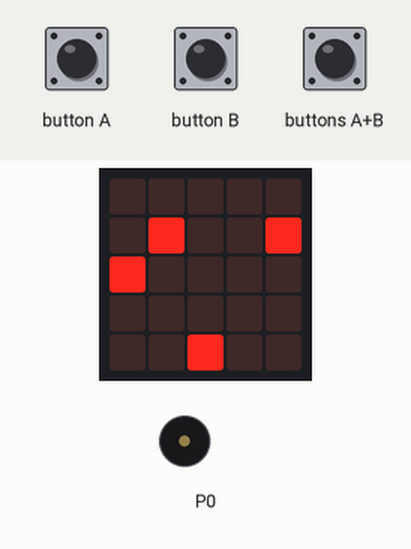
Simulated run of this program. Board: BBC micro:bit (MakeCode). Shown: the board's 5×5 LED display, buzzer (waves = sounding). Inputs (shaded band) come from the test bench. Random numbers come from a fixed seed.

Above: at 4.9 s.
5.0 s: button A pressed for 0.15 s
At 6.1 s:
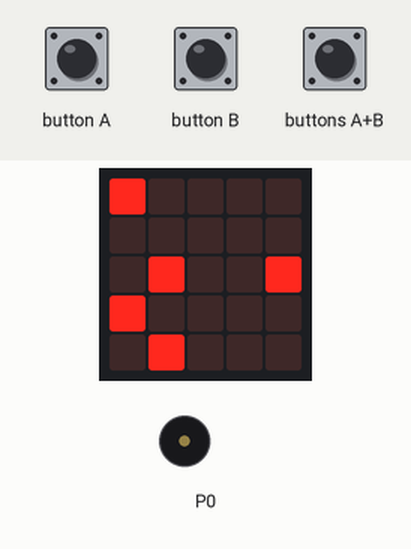
8.1 s: buttons A+B pressed for 0.15 s
At 8.45 s:
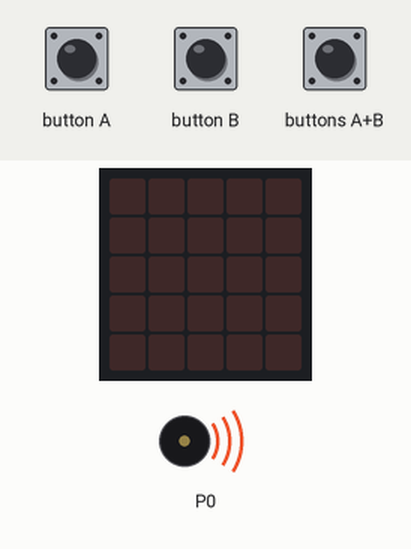
8.8 s: button B pressed for 0.15 s
At 9.3 s:
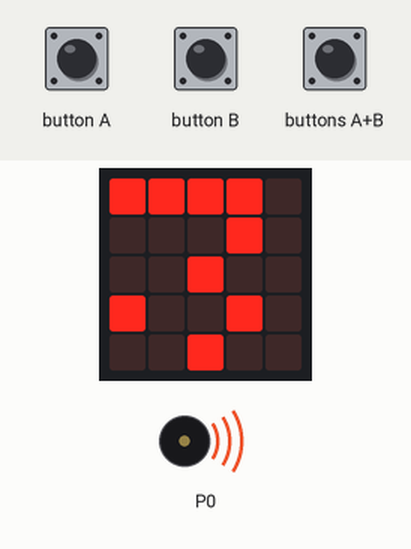
9.5 s: buttons A+B pressed for 1 s
At 12.4 s:
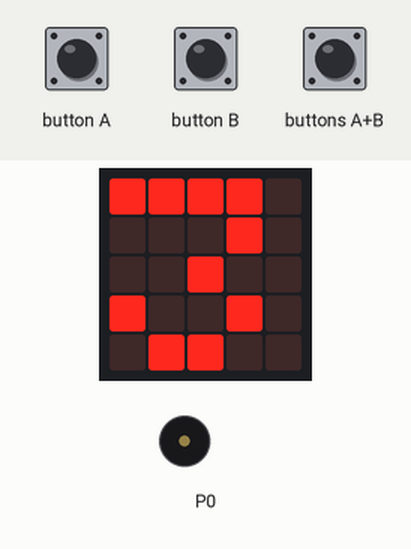
13.5 s: button B pressed for 0.15 s
14.2 s: button A pressed for 0.15 s
At 16.3 s:
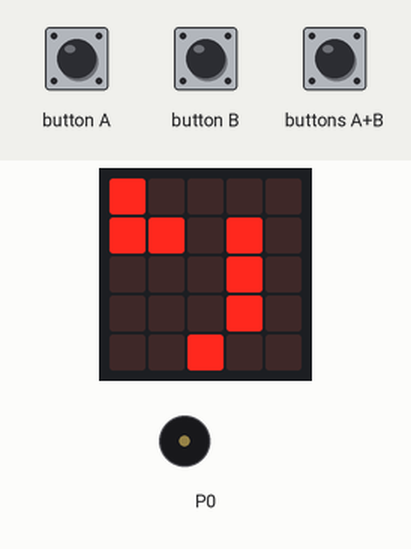
Timing chart, 0 to 17.8 s (numbered marks = the images above; inputs shaded):
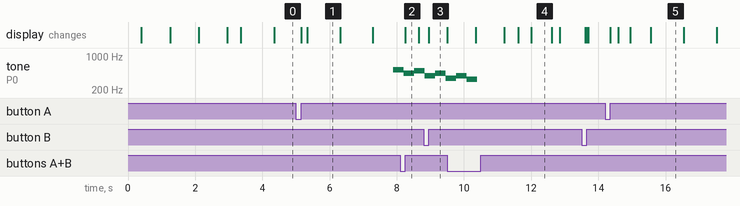

The program:

main.ts
```typescript
input.onButtonPressed(Button.A, function () {
    if (naveI > 0) {
        led.unplot(naveI, 4)
        naveI = naveI - 1
        led.plot(naveI, 4)
    } else {
        led.unplot(naveI, 4)
        naveI = 4
        led.plot(naveI, 4)
    }
})
input.onButtonPressed(Button.AB, function () {
    reiniciar()
})
input.onButtonPressed(Button.B, function () {
    if (naveI < 4) {
        led.unplot(naveI, 4)
        naveI = naveI + 1
        led.plot(naveI, 4)
    } else {
        led.unplot(naveI, 4)
        naveI = 0
        led.plot(naveI, 4)
    }
})
function reiniciar () {
    basic.showLeds(`
        . . . . .
        . . . . .
        . . . . .
        . . . . .
        . . . . .
        `)
    basic.showNumber(3)
    basic.pause(100)
    basic.showNumber(2)
    basic.pause(100)
    basic.showNumber(1)
    basic.pause(100)
    basic.showLeds(`
        . . . . .
        . . . . .
        . . . . .
        . . . . .
        . . . . .
        `)
    tiempo = 1000
    naveI = 2
    led.plot(naveI, 4)
    fin += 1
    meteo2 = 6
    meteo3 = 6
    meteo4 = 6
    meteo5 = 6
    meteo6 = 6
    meteo7 = 6
    meteo8 = 6
    meteo9 = 6
}
let meteo0 = 0
let meteo1 = 0
let meteo9 = 0
let meteo8 = 0
let meteo7 = 0
let meteo6 = 0
let meteo5 = 0
let meteo4 = 0
let meteo3 = 0
let meteo2 = 0
let fin = 0
let tiempo = 0
let naveI = 0
reiniciar()
basic.forever(function () {
    while (fin) {
        meteo9 = meteo7
        meteo8 = meteo6
        meteo7 = meteo5
        meteo6 = meteo4
        meteo5 = meteo3
        meteo4 = meteo2
        meteo3 = meteo1
        meteo2 = meteo0
        meteo1 = randint(0, 6)
        meteo0 = randint(0, 6)
        if (naveI == meteo8 || naveI == meteo9) {
            fin = 0
            basic.showIcon(IconNames.Sad)
            music.playMelody("C5 A B G A F G E ", 194)
        } else {
            led.plot(meteo0, 0)
            led.plot(meteo1, 0)
            led.plot(meteo2, 1)
            led.plot(meteo3, 1)
            led.plot(meteo4, 2)
            led.plot(meteo5, 2)
            led.plot(meteo6, 3)
            led.plot(meteo7, 3)
            basic.pause(tiempo)
            tiempo = tiempo - 10
            led.unplot(meteo0, 0)
            led.unplot(meteo1, 0)
            led.unplot(meteo2, 1)
            led.unplot(meteo3, 1)
            led.unplot(meteo4, 2)
            led.unplot(meteo5, 2)
            led.unplot(meteo6, 3)
            led.unplot(meteo7, 3)
        }
    }
})
```

test.ts
```typescript
// aquí va el archivo "tests"; esto no se compilará cuando este paquete se utilice como una extensión.
```

Measured:
- after the input at 5.0 s, tone on P0: silent → 523 Hz after 2.9 s
- after the input at 8.1 s, the display: changes after 0.15 s (image 2)
- after the input at 8.8 s, the display: changes after 0.15 s (image 3)
- what the display in image 1 shows lasts 1.0 s, from 5.3 s to 6.3 s
- what the display in image 2 shows lasts 0.4 s, from 8.3 s to 8.7 s
- what the display in image 4 shows lasts 0.6 s, from 12.0 s to 12.6 s
